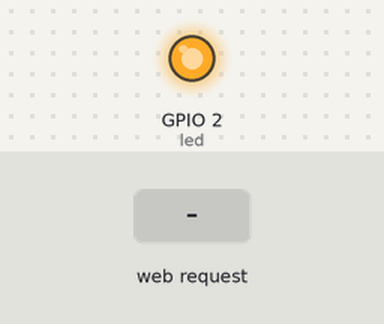
Simulated run of this program. Board: ESP8266 board running MicroPython. On the bench: output pins drawn as LEDs (lit = HIGH, except the on-board LED, lit = LOW). Inputs (shaded band) come from the test bench. WiFi joins after 1.5 s; a WiFi scan finds one network, HomeNet; what the program prints to the serial console is not drawn.

Above: at 3.2 s.
3.3 s: HTTP request GET /led received
At 4.3 s:
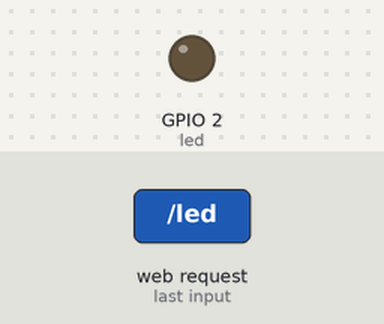
4.8 s: HTTP request GET / received
Timing chart, 0 to 7.8 s (numbered marks = the images above; inputs shaded):
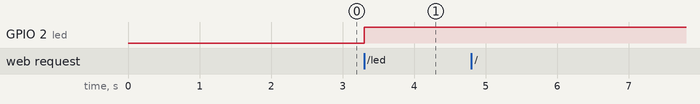

The program:

__________.py
```python
import socket, time, re
from machine import Pin
import network

ssid = "CU_1607"
pswd = "Zxx3.14!"
html="""
    <html>
    <head>
      <META HTTP-EQUIV="Content-Type" CONTENT="text/html">
      <title>LED控制</title>
    </head>
    <body>
    <form>
    	<span id="status" name="status">%s</span>
    	<input type="button" value="转换" onclick="onSubmit()">
    </from>
    </body>
    </html>
    <script>
    function onSubmit(){
    if (window.XMLHttpRequest) {
        // 用于现代浏览器的代码,code for IE7+, Firefox, Chrome, Opera, Safari
         xmlhttp = new XMLHttpRequest();
     } else {
        // 应对老版本 IE 浏览器的代码,// code for IE6, IE5
         xmlhttp = new ActiveXObject("Microsoft.XMLHTTP");
     }

    xmlhttp.onreadystatechange = function() {
      if (xmlhttp.readyState == 4 && xmlhttp.status == 200) {
        document.getElementById("status").innerHTML = xmlhttp.responseText;
        // document.getElementById("status").value = xmlhttp.responseText;
      }
    }
    xmlhttp.open("GET", "led", true);
    xmlhttp.send("ssss");
    }
    </script>
"""
wlan = network.WLAN(network.STA_IF)
wlan.active(True)       # activate the interface
wlan.scan()             # scan for access points
wlan.isconnected()      # check if the station is connected to an AP
wlan.connect(ssid, pswd)
ip = wlan.ifconfig()[0]
port = 80
led = Pin(2, Pin.OUT)
webserver = socket.socket(socket.AF_INET, socket.SOCK_STREAM)    #创建套接字
webserver.setsockopt(socket.SOL_SOCKET, socket.SO_REUSEADDR, 1)  #设置给定套接字选项的值
#webserver.settimeout(2000)
webserver.bind((ip, port))                                       #绑定IP地址和端口号
webserver.listen(5)                                              #监听套接字
print("服务器地址:%s:%d" %(ip,port))

while True:
  conn, addr = webserver.accept()                                #接受一个连接，conn是一个新的socket对象
  #print("in %s" % str(addr))
  request = conn.recv(1024)                              #从套接字接收1024字节的数据
  if len(request)>0:
    request = request.decode()
    result = re.search("(.*?) (.*?) HTTP/1.1", request)
    if result:
      method = result.group(1)
      url = result.group(2)
      print(url)
      if method == "POST":
        postdata = re.search(".*?\r\n\r\n(.*)", request).group(1)
        if postdata:
          lists = postdata.split("&")
          payload = {}
          for list in lists:
            k,v = list.split("=")
            payload[k]=v
          #print(payload)
      #conn.sendall("HTTP/1.1 200 OK\nConnection: close\nServer: Esp8266\nContent-Type: text/html;charset=UTF-8\n\n")
      conn.send("HTTP/1.1 200 OK\r\n")
      conn.send("Server: Esp8266\r\n")
      conn.send("Content-Type: text/html;charset=UTF-8\r\n")
      conn.send("Connection: close\r\n")
      conn.send("\r\n")
      if url =="/":
        conn.sendall(html % ("灯亮" if led.value()==0 else "灯灭"))
      elif url == "/led":
        if method == "POST":
          status = payload.get("status")
          if status=="on":
            led.value(1)
          elif status=="off":
            led.value(0)
        else:
          led.value(not led.value())
        conn.sendall("灯亮" if led.value()==0 else "灯灭")
        #conn.send(str(led.value()))
      conn.send("\r\n")  # 发送结束
    else:
      print("not found url")
  else:
    print("no request")
  conn.close()
  #print("out %s" % str(addr))
```

Measured:
- after the input at 3.3 s, GPIO 2 (led): LOW → HIGH at once
- after the input at 4.8 s, every drawn part: stays the same
